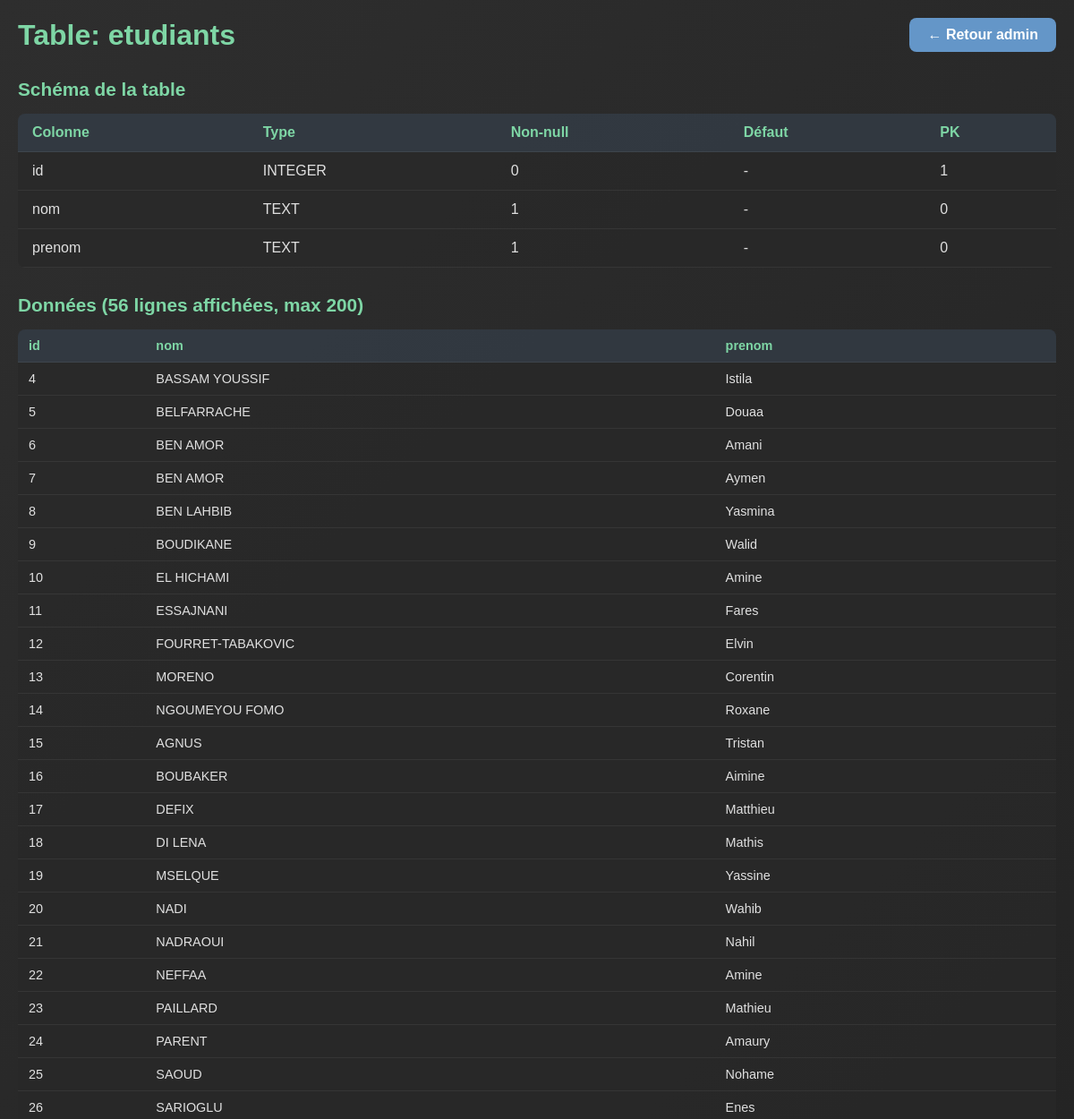
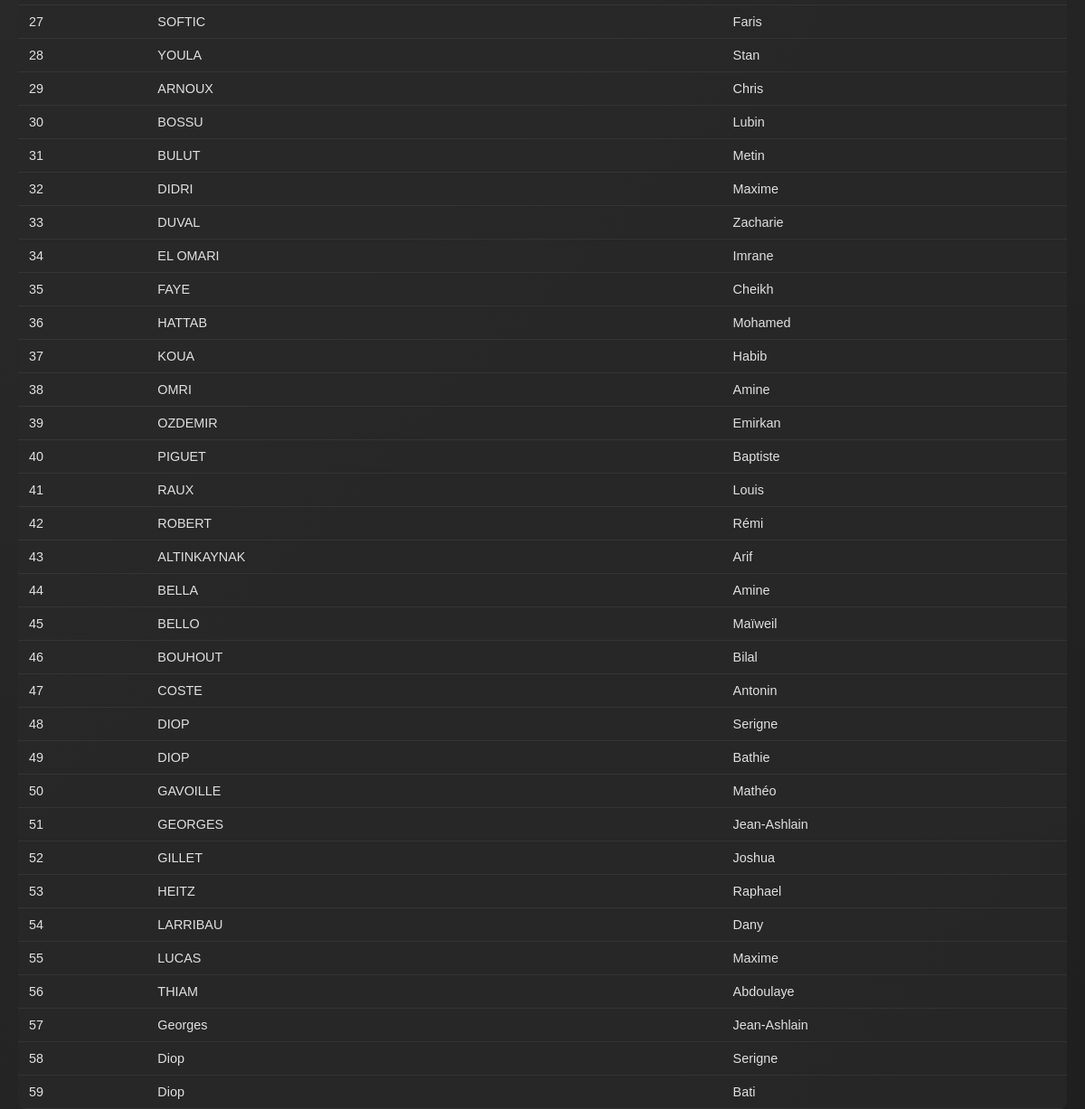
The page /admin/table/etudiants (signed in) on the database as committed earlier (2 pictures, top to bottom).
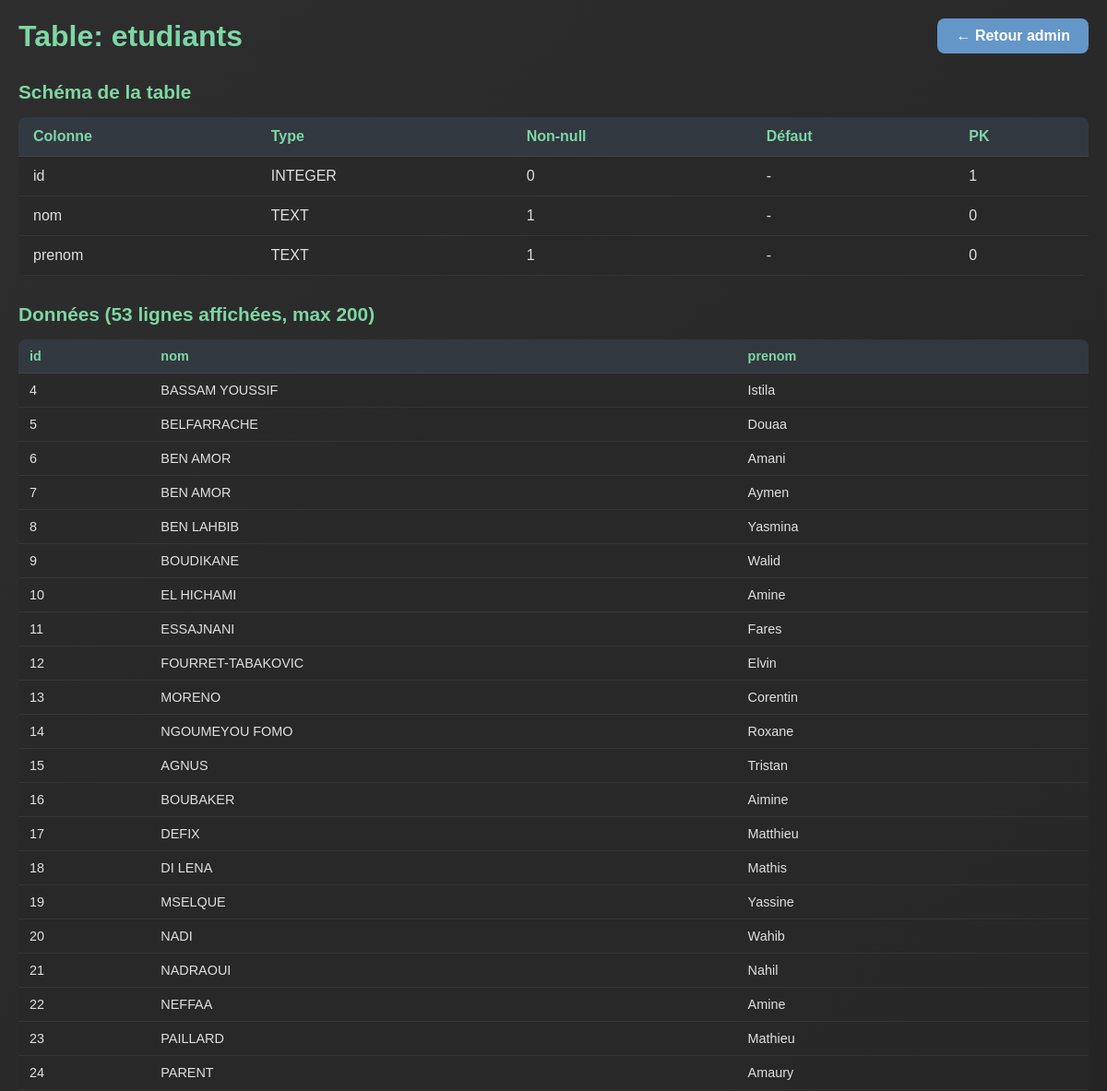
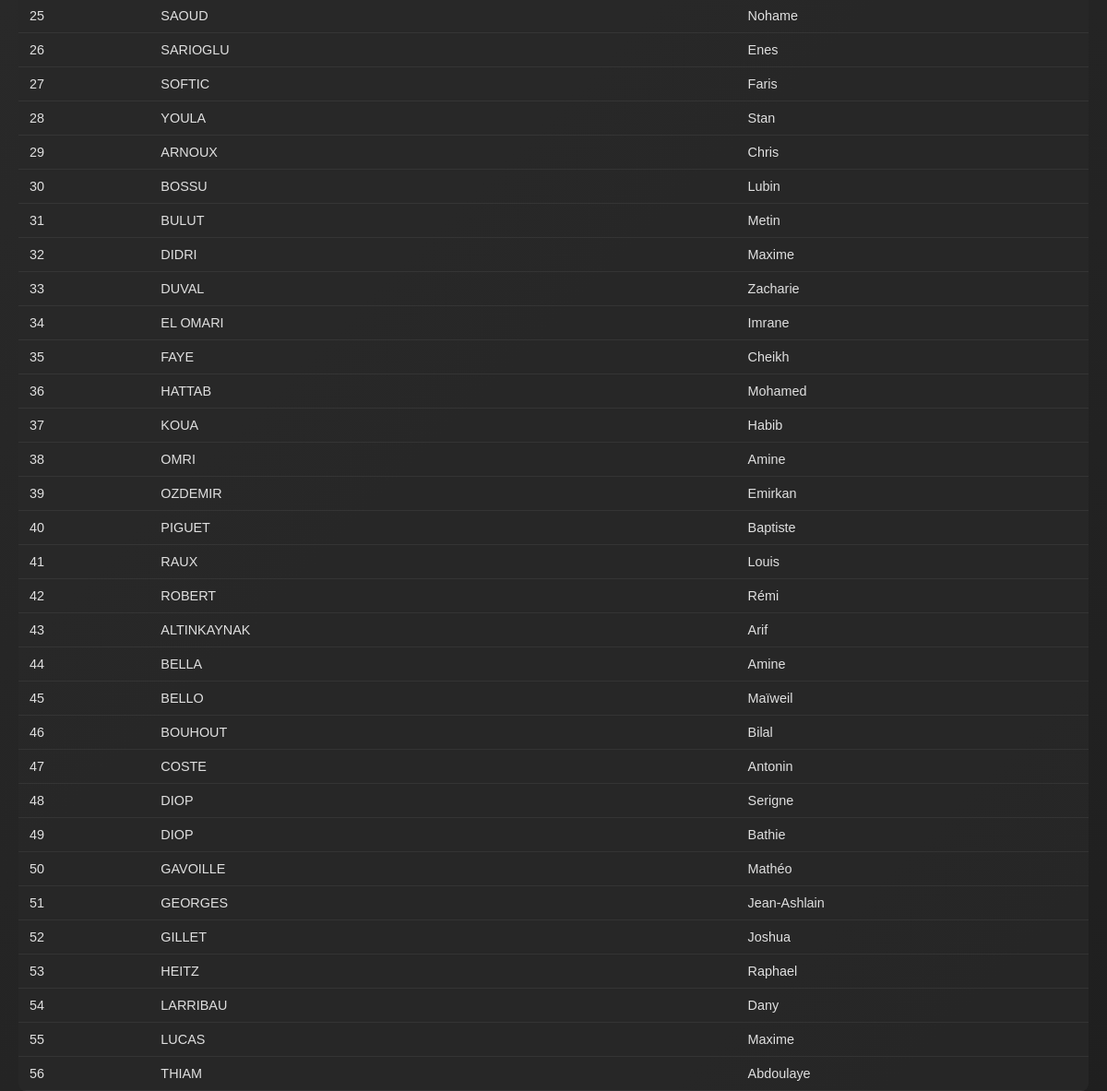
The same page on the database as committed later (2 pictures, top to bottom).
### tables this page shows
CREATE TABLE etudiants (
        id INTEGER PRIMARY KEY AUTOINCREMENT,
        nom TEXT NOT NULL,
        prenom TEXT NOT NULL
    );

### app.py (the view)
@app.route('/admin/table/<table_name>')
@admin_required
def admin_table(table_name):
    conn = get_db_connection()
    cursor = conn.cursor()
    tables = cursor.execute("SELECT name FROM sqlite_master WHERE type='table' AND name = ?", (table_name,)).fetchall()
    if not tables:
        flash('Table introuvable', 'error')
        conn.close()
        return redirect(url_for('admin'))
    schema = cursor.execute(f"PRAGMA table_info({table_name})").fetchall()
    data = cursor.execute(f"SELECT * FROM {table_name} LIMIT 200").fetchall()
    conn.close()
    return render_template('admin_table.html',
                         table_name=table_name,
                         schema=schema,
                         data=data)

### app.py (called while the page is built, shortened)
def get_db_connection():
    conn = sqlite3.connect(DB_NAME)
    conn.row_factory = sqlite3.Row
    return conn

def get_user_by_username(username):
    conn = get_db_connection()
    user = conn.execute('SELECT * FROM users WHERE username = ?', (username,)).fetchone()
    conn.close()
    return user

def get_current_user():
    if session.get('user_id'):
        user = get_user_by_username(session.get('username', ''))
        return user
    return None

def admin_required(func):
    from functools import wraps
    @wraps(func)
    def decorated_function(*args, **kwargs):
        user = get_current_user()
        if not user or user['role'] != 'admin':
            flash('Accès réservé aux administrateurs', 'error')
            return redirect(url_for('home'))
        return func(*args, **kwargs)
    return decorated_function

@app.context_processor
def inject_current_user():
    return {'current_user': get_current_user()}

@app.before_request
def start_weather_updates():
    global weather_thread_started

### templates/admin_table.html (shortened to what this page needs)
<!DOCTYPE html>
<html lang="fr">
<head>
</head>
<body>
    <div class="conteneur">
        <div class="header">
            <h1>Table: {{ table_name }}</h1>
            <a href="/admin" class="back-btn">← Retour admin</a>
        </div>
        <div class="schema-section">
            <h2>Schéma de la table</h2>
            <table class="schema-table">
                <thead>
                    <tr>
                        <th>Colonne</th>
                        <th>Type</th>
                        <th>Non-null</th>
                        <th>Défaut</th>
                        <th>PK</th>
                    </tr>
                </thead>
                <tbody>
                    {% for col in schema %}
                        <tr>
                            <td>{{ col['name'] }}</td>
                            <td>{{ col['type'] }}</td>
                            <td>{{ col['notnull'] }}</td>
                            <td>{{ col['dflt_value'] or '-' }}</td>
                            <td>{{ col['pk'] }}</td>
                        </tr>
                    {% endfor %}
                </tbody>
            </table>
        </div>
        <div class="data-section">
            <h2>Données ({{ data | length }} lignes affichées, max 200)</h2>
            <div class="scroll-x">
                <table class="data-table">
                    <thead>
                        <tr>
                            {% for col in schema %}
                                <th>{{ col['name'] }}</th>
                            {% endfor %}
                        </tr>
                    </thead>
                    <tbody>
                        {% for row in data %}
                            <tr>
                                {% for col in schema %}
                                    <td>
                                        {% if row[col['name']] is none %}
                                            <span class="null-value">NULL</span>
                                        {% else %}
                                            {{ row[col['name']] }}
                                        {% endif %}
                                    </td>
                                {% endfor %}
                            </tr>
                        {% endfor %}
                    </tbody>
                </table>
            </div>
        </div>
    </div>
</body>
</html>

Rows that differ between the two databases and show on the page:
removed etudiants: id "57" "Georges" "Jean-Ashlain"
removed etudiants: id "58" "Diop" "Serigne"
removed etudiants: id "59" "Diop" "Bati"
Other text that changed with them:
{{ data | length }}: "56" → "53"
